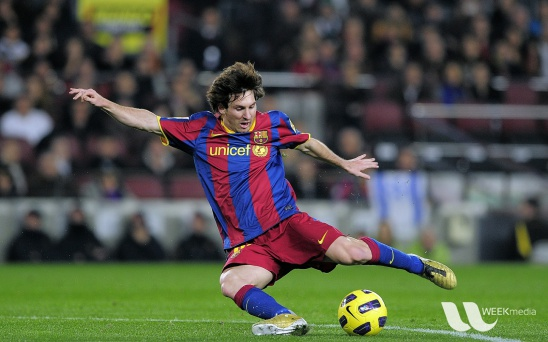
#> input picture messi5.jpg, 548 x 342 px
$ python Laplacianpyr.py   (Python 2 division)
#> lines starting #> are read from the running program, lines starting #| are printed output that depends on the picture
import cv2
import numpy as np
from matplotlib import pyplot as plt

img = cv2.imread('messi5.jpg')
#> img is the input picture: shape (342, 548, 3); mean B, G, R 72.4, 86, 82.2
img = cv2.resize(img,dsize = (512,512))
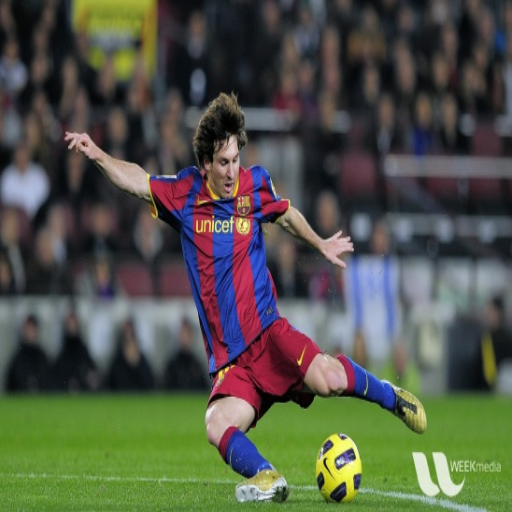
#> img: shape (512, 512, 3); mean B, G, R 72.3, 85.9, 82
imgl1d = cv2.pyrDown(img)
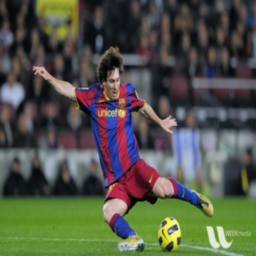
#> imgl1d: shape (256, 256, 3); mean B, G, R 72.3, 85.8, 82
imgl2d = cv2.pyrDown(imgl1d)
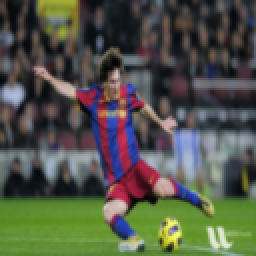
#> imgl2d: shape (128, 128, 3) (shown 2 times larger); mean B, G, R 72.2, 85.7, 81.9
imgl3d = cv2.pyrDown(imgl2d)
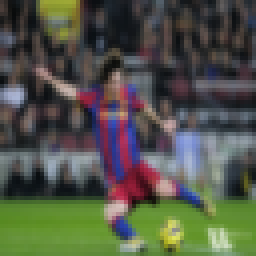
#> imgl3d: shape (64, 64, 3) (shown 4 times larger); mean B, G, R 72.2, 85.4, 81.8
imgl2u = cv2.pyrUp(imgl3d)
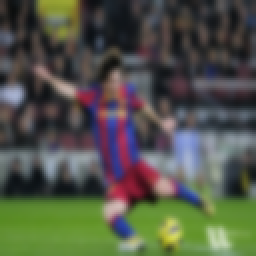
#> imgl2u: shape (128, 128, 3) (shown 2 times larger); mean B, G, R 72.3, 85.7, 82
imgl1u = cv2.pyrUp(imgl2u)
imgl0 = cv2.pyrUp(imgl1u)


# [8 lines of commented-out code are left out]

print img.shape[:2]
#| (512, 512)
print imgl1d.shape[:2]
#| (256, 256)
print imgl2d.shape[:2]
#| (128, 128)
print imgl3d.shape[:2]
#| (64, 64)
print imgl2u.shape[:2]
#| (128, 128)
print imgl1u.shape[:2]
#| (256, 256)
print imgl0.shape[:2]
#| (512, 512)
cv2.imshow('laplacian 0',cv2.cvtColor(cv2.absdiff(img,imgl0),cv2.COLOR_BGR2GRAY))
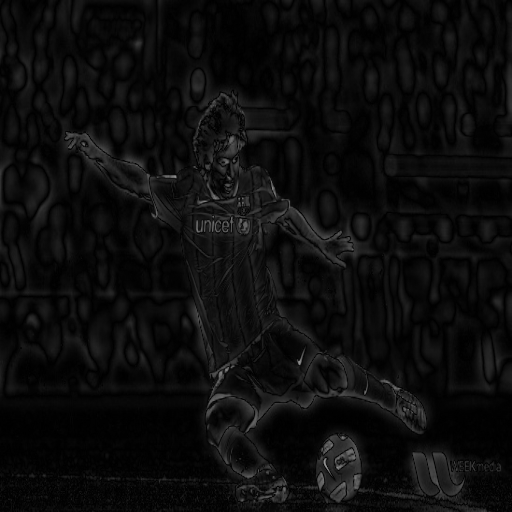
#> window 'laplacian 0': shape (512, 512); min 0, max 146, mean 12.6
# cv2.imshow('laplacian 1',cv2.absdiff(imgl1u,imgl1d))
cv2.waitKey(0)
cv2.destroyAllWindows()

$ run again, with apple.jpg copied over messi5.jpg
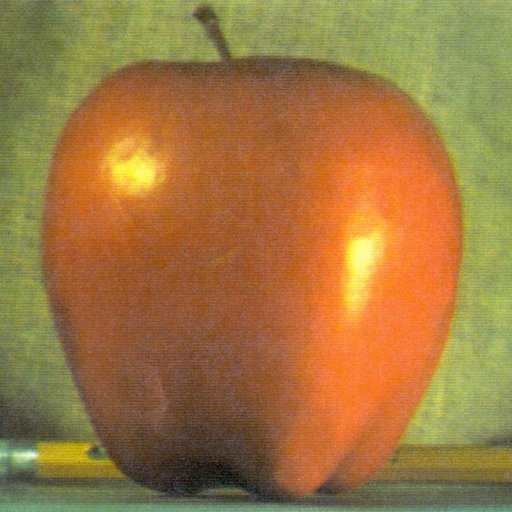
#> input picture apple.jpg, 512 x 512 px
#> img is the input picture: shape (512, 512, 3); mean B, G, R 64.8, 119.7, 159.1
#> `imgl0 = cv2.pyrUp(imgl1u)`:
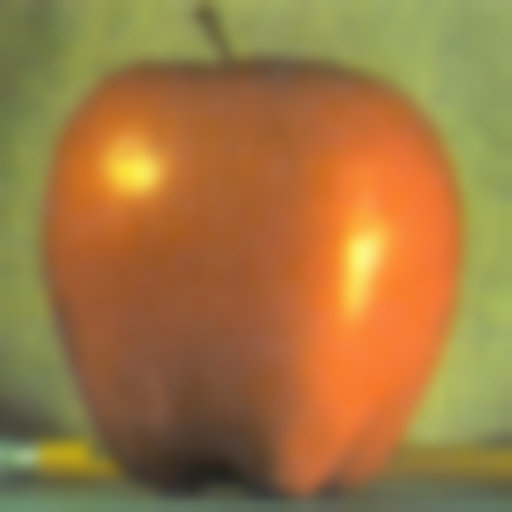
#> imgl0: shape (512, 512, 3); mean B, G, R 64.8, 119.7, 159.2
#| (512, 512)
#| (256, 256)
#| (128, 128)
#| (64, 64)
#| (128, 128)
#| (256, 256)
#| (512, 512)
#> `cv2.imshow('laplacian 0',cv2.cvtColor(cv2.absdiff(img,imgl0),cv2.COLOR..`:
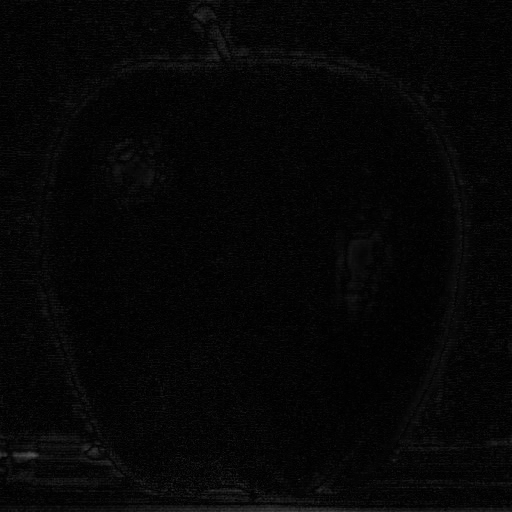
#> window 'laplacian 0': shape (512, 512); min 0, max 82, mean 6.2

$ run again, with dave.jpg copied over messi5.jpg
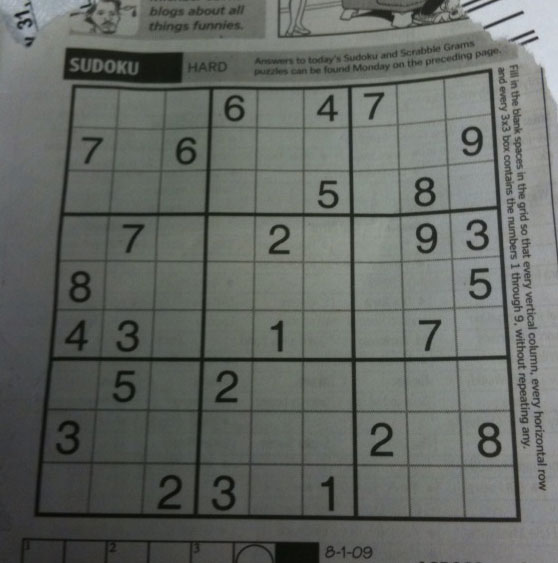
#> input picture dave.jpg, 558 x 563 px
#> img is the input picture: shape (563, 558, 3); mean B, G, R 99.5, 104.1, 100
#> img: shape (512, 512, 3)
#> `imgl3d = cv2.pyrDown(imgl2d)`:
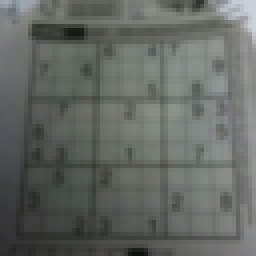
#> imgl3d: shape (64, 64, 3) (shown 4 times larger); mean B, G, R 99.3, 103.9, 99.8
#| (512, 512)
#| (256, 256)
#| (128, 128)
#| (64, 64)
#| (128, 128)
#| (256, 256)
#| (512, 512)
#> `cv2.imshow('laplacian 0',cv2.cvtColor(cv2.absdiff(img,imgl0),cv2.COLOR..`:
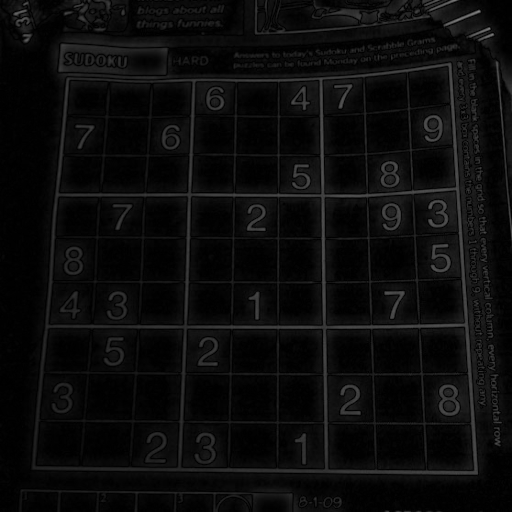
#> window 'laplacian 0': shape (512, 512); min 0, max 132, mean 11.5
